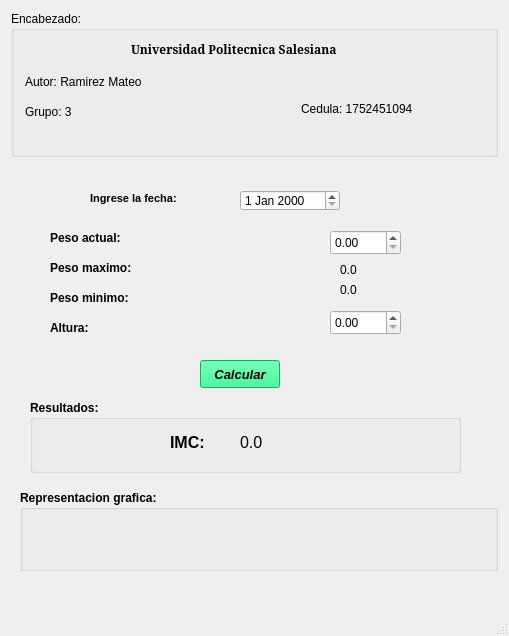
<?xml version="1.0" encoding="UTF-8"?>
<ui version="4.0">
 <class>IMC</class>
 <widget class="QMainWindow" name="IMC">
  <property name="geometry">
   <rect>
    <x>0</x>
    <y>0</y>
    <width>509</width>
    <height>636</height>
   </rect>
  </property>
  <property name="windowTitle">
   <string>IMC</string>
  </property>
  <property name="windowIcon">
   <iconset resource="Recursos.qrc">
    <normaloff>:/Resource/escala-de-peso.png</normaloff>:/Resource/escala-de-peso.png</iconset>
  </property>
  <widget class="QWidget" name="centralwidget">
   <widget class="QGroupBox" name="groupBox">
    <property name="geometry">
     <rect>
      <x>11</x>
      <y>11</y>
      <width>487</width>
      <height>146</height>
     </rect>
    </property>
    <property name="maximumSize">
     <size>
      <width>16777215</width>
      <height>300</height>
     </size>
    </property>
    <property name="title">
     <string>Encabezado: </string>
    </property>
    <widget class="QLabel" name="label_2">
     <property name="geometry">
      <rect>
       <x>14</x>
       <y>63</y>
       <width>126</width>
       <height>16</height>
      </rect>
     </property>
     <property name="text">
      <string>Autor: Ramirez Mateo</string>
     </property>
    </widget>
    <widget class="QLabel" name="label_4">
     <property name="geometry">
      <rect>
       <x>290</x>
       <y>90</y>
       <width>118</width>
       <height>16</height>
      </rect>
     </property>
     <property name="text">
      <string>Cedula: 1752451094</string>
     </property>
    </widget>
    <widget class="QLabel" name="label_7">
     <property name="geometry">
      <rect>
       <x>14</x>
       <y>93</y>
       <width>50</width>
       <height>16</height>
      </rect>
     </property>
     <property name="text">
      <string>Grupo: 3</string>
     </property>
    </widget>
    <widget class="QLabel" name="label">
     <property name="geometry">
      <rect>
       <x>120</x>
       <y>30</y>
       <width>219</width>
       <height>16</height>
      </rect>
     </property>
     <property name="font">
      <font>
       <family>MS Serif</family>
       <weight>75</weight>
       <italic>false</italic>
       <bold>true</bold>
      </font>
     </property>
     <property name="text">
      <string>Universidad Politecnica Salesiana </string>
     </property>
    </widget>
    <widget class="QLabel" name="label_3">
     <property name="geometry">
      <rect>
       <x>250</x>
       <y>60</y>
       <width>172</width>
       <height>16</height>
      </rect>
     </property>
     <property name="text">
      <string>&lt;mramirezv1@est.ups.edu.ec</string>
     </property>
    </widget>
   </widget>
   <widget class="QWidget" name="widget" native="true">
    <property name="geometry">
     <rect>
      <x>10</x>
      <y>160</y>
      <width>500</width>
      <height>500</height>
     </rect>
    </property>
    <property name="minimumSize">
     <size>
      <width>500</width>
      <height>500</height>
     </size>
    </property>
    <widget class="QGroupBox" name="groupBox_2">
     <property name="geometry">
      <rect>
       <x>20</x>
       <y>240</y>
       <width>431</width>
       <height>73</height>
      </rect>
     </property>
     <property name="font">
      <font>
       <pointsize>9</pointsize>
       <weight>75</weight>
       <bold>true</bold>
      </font>
     </property>
     <property name="title">
      <string>Resultados:</string>
     </property>
     <widget class="QLabel" name="label_13">
      <property name="geometry">
       <rect>
        <x>140</x>
        <y>30</y>
        <width>54</width>
        <height>24</height>
       </rect>
      </property>
      <property name="font">
       <font>
        <pointsize>12</pointsize>
        <weight>75</weight>
        <bold>true</bold>
       </font>
      </property>
      <property name="text">
       <string>IMC: </string>
      </property>
     </widget>
     <widget class="QLabel" name="inIMC">
      <property name="geometry">
       <rect>
        <x>210</x>
        <y>30</y>
        <width>101</width>
        <height>24</height>
       </rect>
      </property>
      <property name="font">
       <font>
        <pointsize>12</pointsize>
        <weight>50</weight>
        <bold>false</bold>
       </font>
      </property>
      <property name="text">
       <string>0.0</string>
      </property>
     </widget>
    </widget>
    <widget class="QGroupBox" name="groupBox_3">
     <property name="geometry">
      <rect>
       <x>10</x>
       <y>330</y>
       <width>478</width>
       <height>81</height>
      </rect>
     </property>
     <property name="font">
      <font>
       <pointsize>9</pointsize>
       <weight>75</weight>
       <bold>true</bold>
      </font>
     </property>
     <property name="title">
      <string>Representacion grafica: </string>
     </property>
    </widget>
    <widget class="QDoubleSpinBox" name="inPeso">
     <property name="geometry">
      <rect>
       <x>320</x>
       <y>70</y>
       <width>71</width>
       <height>25</height>
      </rect>
     </property>
     <property name="maximum">
      <double>300.000000000000000</double>
     </property>
    </widget>
    <widget class="QLabel" name="label_5">
     <property name="geometry">
      <rect>
       <x>40</x>
       <y>70</y>
       <width>84</width>
       <height>16</height>
      </rect>
     </property>
     <property name="font">
      <font>
       <weight>75</weight>
       <bold>true</bold>
      </font>
     </property>
     <property name="text">
      <string>Peso actual: </string>
     </property>
    </widget>
    <widget class="QLabel" name="label_6">
     <property name="geometry">
      <rect>
       <x>40</x>
       <y>100</y>
       <width>88</width>
       <height>16</height>
      </rect>
     </property>
     <property name="font">
      <font>
       <weight>75</weight>
       <bold>true</bold>
      </font>
     </property>
     <property name="text">
      <string>Peso maximo:</string>
     </property>
    </widget>
    <widget class="QLabel" name="label_9">
     <property name="geometry">
      <rect>
       <x>40</x>
       <y>130</y>
       <width>84</width>
       <height>16</height>
      </rect>
     </property>
     <property name="font">
      <font>
       <weight>75</weight>
       <bold>true</bold>
      </font>
     </property>
     <property name="text">
      <string>Peso minimo:</string>
     </property>
    </widget>
    <widget class="QLabel" name="label_12">
     <property name="geometry">
      <rect>
       <x>40</x>
       <y>160</y>
       <width>46</width>
       <height>16</height>
      </rect>
     </property>
     <property name="font">
      <font>
       <weight>75</weight>
       <bold>true</bold>
      </font>
     </property>
     <property name="text">
      <string>Altura:</string>
     </property>
    </widget>
    <widget class="QLabel" name="inPesomaximo">
     <property name="geometry">
      <rect>
       <x>330</x>
       <y>100</y>
       <width>51</width>
       <height>20</height>
      </rect>
     </property>
     <property name="text">
      <string>0.0</string>
     </property>
    </widget>
    <widget class="QLabel" name="inPesominimo">
     <property name="geometry">
      <rect>
       <x>330</x>
       <y>120</y>
       <width>51</width>
       <height>20</height>
      </rect>
     </property>
     <property name="text">
      <string>0.0</string>
     </property>
    </widget>
    <widget class="QDoubleSpinBox" name="inAltura">
     <property name="geometry">
      <rect>
       <x>320</x>
       <y>150</y>
       <width>71</width>
       <height>25</height>
      </rect>
     </property>
     <property name="maximum">
      <double>400.000000000000000</double>
     </property>
    </widget>
    <widget class="QPushButton" name="btnCalcular">
     <property name="geometry">
      <rect>
       <x>190</x>
       <y>200</y>
       <width>80</width>
       <height>28</height>
      </rect>
     </property>
     <property name="maximumSize">
      <size>
       <width>200</width>
       <height>100</height>
      </size>
     </property>
     <property name="font">
      <font>
       <family>Arial</family>
       <pointsize>10</pointsize>
       <weight>75</weight>
       <italic>true</italic>
       <bold>true</bold>
      </font>
     </property>
     <property name="cursor">
      <cursorShape>PointingHandCursor</cursorShape>
     </property>
     <property name="styleSheet">
      <string notr="true">background-color: rgb(0, 255, 127);</string>
     </property>
     <property name="text">
      <string>Calcular</string>
     </property>
    </widget>
    <widget class="QDateEdit" name="inFecha">
     <property name="geometry">
      <rect>
       <x>230</x>
       <y>30</y>
       <width>100</width>
       <height>21</height>
      </rect>
     </property>
     <property name="maximumSize">
      <size>
       <width>100</width>
       <height>200</height>
      </size>
     </property>
    </widget>
    <widget class="QLabel" name="label_11">
     <property name="geometry">
      <rect>
       <x>80</x>
       <y>30</y>
       <width>131</width>
       <height>16</height>
      </rect>
     </property>
     <property name="font">
      <font>
       <pointsize>8</pointsize>
       <weight>75</weight>
       <bold>true</bold>
      </font>
     </property>
     <property name="text">
      <string>Ingrese la fecha:</string>
     </property>
    </widget>
   </widget>
  </widget>
  <widget class="QMenuBar" name="menubar">
   <property name="geometry">
    <rect>
     <x>0</x>
     <y>0</y>
     <width>509</width>
     <height>25</height>
    </rect>
   </property>
  </widget>
  <widget class="QStatusBar" name="statusbar"/>
 </widget>
 <resources>
  <include location="Recursos.qrc"/>
 </resources>
 <connections/>
</ui>
